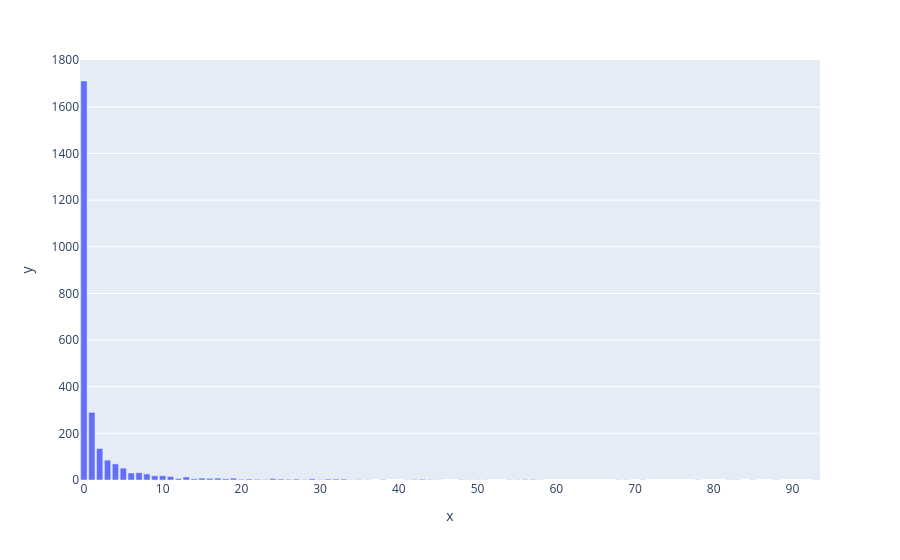

Source (notebook cell):
### Code cell
import plotly.express as px
fig = px.bar(x = length_counts_images.keys(), y = length_counts_images.values())
fig.show()

### Figure 1 — Plotly figure (JSON) as saved in the notebook; plotly's stock layout.template omitted (floating-point values rounded to 4 significant figures)
{"data": [{"alignmentgroup": "True", "hovertemplate": "x=%{x}<br>y=%{y}<extra></extra>", "legendgroup": "", "marker": {"color": "#636efa", "pattern": {"shape": ""}}, "name": "", "offsetgroup": "", "orientation": "v", "showlegend": false, "textposition": "auto", "type": "bar", "x": [26, 82, 88, 22, 93, 20, 68, 50, 7, 43, 5, 83, 54, 58, 55, 25, 56, 30, 10, 85, 11, 71, 78, 3, 15, 0, 16, 12, 6, 2, 1, 8, 21, 35, 13, 4, 48, 32, 17, 33, 44, 9, 27, 18, 57, 29, 38, 49, 28, 69, 42, 34, 24, 14, 19, 41, 45, 31, 23, 51, 36], "xaxis": "x", "y": [3, 1, 1, 3, 1, 3, 1, 1, 31, 3, 51, 1, 1, 1, 1, 4, 2, 2, 18, 1, 15, 1, 1, 85, 8, 1711, 7, 6, 30, 135, 290, 26, 4, 2, 13, 69, 2, 4, 8, 4, 2, 18, 4, 5, 2, 5, 2, 1, 2, 1, 2, 1, 6, 5, 8, 1, 1, 4, 2, 1, 1], "yaxis": "y"}], "layout": {"barmode": "relative", "legend": {"tracegroupgap": 0}, "margin": {"t": 60}, "xaxis": {"anchor": "y", "domain": [0, 1], "title": {"text": "x"}}, "yaxis": {"anchor": "x", "domain": [0, 1], "title": {"text": "y"}}}}
